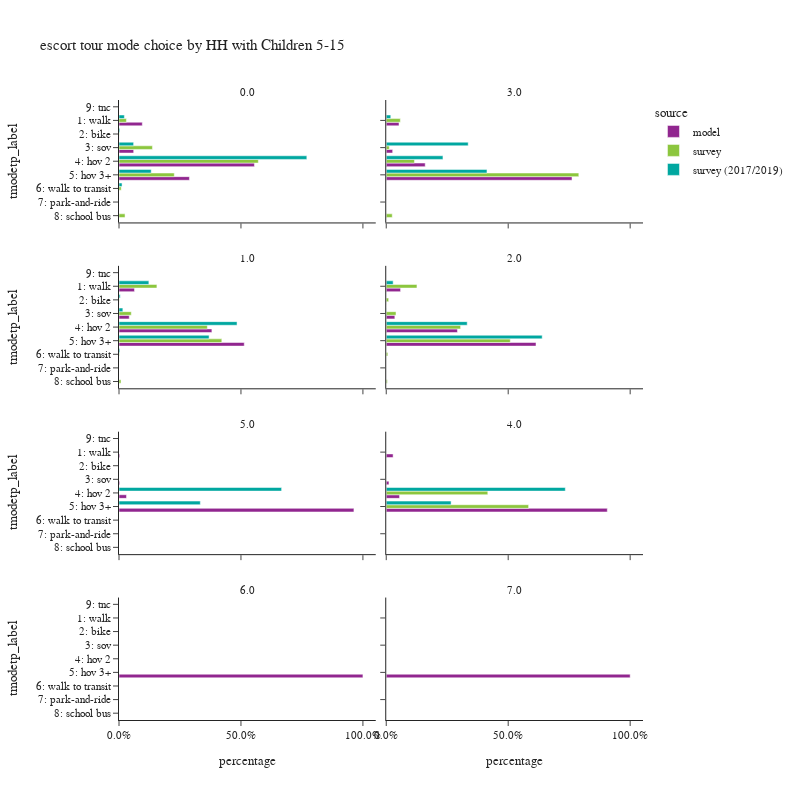

Notebook code for this chart:
### Code cell
plot_mode_choice(es_tour,
                 "hh515",
                 {
                  "tmodetp_label":["1: walk","2: bike","3: sov","4: hov 2","5: hov 3+","6: walk to transit",
                                   "7: park-and-ride","8: school bus","9: other–survey only"]},
                 "HH with Children 5-15",2,800)

### Figure 1 — Plotly figure (JSON) as saved in the notebook; plotly's stock layout.template omitted (floating-point values rounded to 4 significant figures)
{"data": [{"alignmentgroup": "True", "customdata": [[3070], [15], [1934], [17842], [9279]], "hovertemplate": "source=model<br>hh515=0.0<br>percentage=%{x}<br>tmodetp_label=%{y}<br>sample count=%{customdata[0]}<extra></extra>", "legendgroup": "model", "marker": {"color": "#91268F", "pattern": {"shape": ""}}, "name": "model", "offsetgroup": "model", "orientation": "h", "showlegend": true, "textposition": "auto", "type": "bar", "x": [0.09552, 0.0004667, 0.06017, 0.5551, 0.2887], "xaxis": "x7", "y": ["1: walk", "2: bike", "3: sov", "4: hov 2", "5: hov 3+"], "yaxis": "y7"}, {"alignmentgroup": "True", "customdata": [[195], [98], [595], [2837]], "hovertemplate": "source=model<br>hh515=3.0<br>percentage=%{x}<br>tmodetp_label=%{y}<br>sample count=%{customdata[0]}<extra></extra>", "legendgroup": "model", "marker": {"color": "#91268F", "pattern": {"shape": ""}}, "name": "model", "offsetgroup": "model", "orientation": "h", "showlegend": false, "textposition": "auto", "type": "bar", "x": [0.05235, 0.02631, 0.1597, 0.7616], "xaxis": "x8", "y": ["1: walk", "3: sov", "4: hov 2", "5: hov 3+"], "yaxis": "y8"}, {"alignmentgroup": "True", "customdata": [[1480], [8], [977], [8881], [11974]], "hovertemplate": "source=model<br>hh515=1.0<br>percentage=%{x}<br>tmodetp_label=%{y}<br>sample count=%{customdata[0]}<extra></extra>", "legendgroup": "model", "marker": {"color": "#91268F", "pattern": {"shape": ""}}, "name": "model", "offsetgroup": "model", "orientation": "h", "showlegend": false, "textposition": "auto", "type": "bar", "x": [0.06346, 0.0003431, 0.0419, 0.3808, 0.5135], "xaxis": "x5", "y": ["1: walk", "2: bike", "3: sov", "4: hov 2", "5: hov 3+"], "yaxis": "y5"}, {"alignmentgroup": "True", "customdata": [[854], [4], [513], [4250], [8940]], "hovertemplate": "source=model<br>hh515=2.0<br>percentage=%{x}<br>tmodetp_label=%{y}<br>sample count=%{customdata[0]}<extra></extra>", "legendgroup": "model", "marker": {"color": "#91268F", "pattern": {"shape": ""}}, "name": "model", "offsetgroup": "model", "orientation": "h", "showlegend": false, "textposition": "auto", "type": "bar", "x": [0.05865, 0.0002747, 0.03523, 0.2919, 0.614], "xaxis": "x6", "y": ["1: walk", "2: bike", "3: sov", "4: hov 2", "5: hov 3+"], "yaxis": "y6"}, {"alignmentgroup": "True", "customdata": [[1], [1], [10], [313]], "hovertemplate": "source=model<br>hh515=5.0<br>percentage=%{x}<br>tmodetp_label=%{y}<br>sample count=%{customdata[0]}<extra></extra>", "legendgroup": "model", "marker": {"color": "#91268F", "pattern": {"shape": ""}}, "name": "model", "offsetgroup": "model", "orientation": "h", "showlegend": false, "textposition": "auto", "type": "bar", "x": [0.003077, 0.003077, 0.03077, 0.9631], "xaxis": "x3", "y": ["1: walk", "3: sov", "4: hov 2", "5: hov 3+"], "yaxis": "y3"}, {"alignmentgroup": "True", "customdata": [[33], [13], [64], [1063]], "hovertemplate": "source=model<br>hh515=4.0<br>percentage=%{x}<br>tmodetp_label=%{y}<br>sample count=%{customdata[0]}<extra></extra>", "legendgroup": "model", "marker": {"color": "#91268F", "pattern": {"shape": ""}}, "name": "model", "offsetgroup": "model", "orientation": "h", "showlegend": false, "textposition": "auto", "type": "bar", "x": [0.02813, 0.01108, 0.05456, 0.9062], "xaxis": "x4", "y": ["1: walk", "3: sov", "4: hov 2", "5: hov 3+"], "yaxis": "y4"}, {"alignmentgroup": "True", "customdata": [[253]], "hovertemplate": "source=model<br>hh515=6.0<br>percentage=%{x}<br>tmodetp_label=%{y}<br>sample count=%{customdata[0]}<extra></extra>", "legendgroup": "model", "marker": {"color": "#91268F", "pattern": {"shape": ""}}, "name": "model", "offsetgroup": "model", "orientation": "h", "showlegend": false, "textposition": "auto", "type": "bar", "x": [1.0], "xaxis": "x", "y": ["5: hov 3+"], "yaxis": "y"}, {"alignmentgroup": "True", "customdata": [[11]], "hovertemplate": "source=model<br>hh515=7.0<br>percentage=%{x}<br>tmodetp_label=%{y}<br>sample count=%{customdata[0]}<extra></extra>", "legendgroup": "model", "marker": {"color": "#91268F", "pattern": {"shape": ""}}, "name": "model", "offsetgroup": "model", "orientation": "h", "showlegend": false, "textposition": "auto", "type": "bar", "x": [1.0], "xaxis": "x2", "y": ["5: hov 3+"], "yaxis": "y2"}, {"alignmentgroup": "True", "customdata": [[24], [6], [37], [172], [63], [8], [1]], "hovertemplate": "source=survey<br>hh515=0.0<br>percentage=%{x}<br>tmodetp_label=%{y}<br>sample count=%{customdata[0]}<extra></extra>", "legendgroup": "survey", "marker": {"color": "#8CC63E", "pattern": {"shape": ""}}, "name": "survey", "offsetgroup": "survey", "orientation": "h", "showlegend": true, "textposition": "auto", "type": "bar", "x": [0.03034, 0.001034, 0.137, 0.5712, 0.2266, 0.00901, 0.02478], "xaxis": "x7", "y": ["1: walk", "2: bike", "3: sov", "4: hov 2", "5: hov 3+", "6: walk to transit", "8: school bus"], "yaxis": "y7"}, {"alignmentgroup": "True", "customdata": [[3], [1], [6], [27], [1]], "hovertemplate": "source=survey<br>hh515=3.0<br>percentage=%{x}<br>tmodetp_label=%{y}<br>sample count=%{customdata[0]}<extra></extra>", "legendgroup": "survey", "marker": {"color": "#8CC63E", "pattern": {"shape": ""}}, "name": "survey", "offsetgroup": "survey", "orientation": "h", "showlegend": false, "textposition": "auto", "type": "bar", "x": [0.05779, 0.01251, 0.1156, 0.7895, 0.02459], "xaxis": "x8", "y": ["1: walk", "3: sov", "4: hov 2", "5: hov 3+", "8: school bus"], "yaxis": "y8"}, {"alignmentgroup": "True", "customdata": [[33], [3], [8], [77], [64], [2], [1]], "hovertemplate": "source=survey<br>hh515=1.0<br>percentage=%{x}<br>tmodetp_label=%{y}<br>sample count=%{customdata[0]}<extra></extra>", "legendgroup": "survey", "marker": {"color": "#8CC63E", "pattern": {"shape": ""}}, "name": "survey", "offsetgroup": "survey", "orientation": "h", "showlegend": false, "textposition": "auto", "type": "bar", "x": [0.1554, 0.0008336, 0.0504, 0.3621, 0.4215, 0.001549, 0.008179], "xaxis": "x5", "y": ["1: walk", "2: bike", "3: sov", "4: hov 2", "5: hov 3+", "6: walk to transit", "8: school bus"], "yaxis": "y5"}, {"alignmentgroup": "True", "customdata": [[28], [1], [4], [51], [102], [3], [3]], "hovertemplate": "source=survey<br>hh515=2.0<br>percentage=%{x}<br>tmodetp_label=%{y}<br>sample count=%{customdata[0]}<extra></extra>", "legendgroup": "survey", "marker": {"color": "#8CC63E", "pattern": {"shape": ""}}, "name": "survey", "offsetgroup": "survey", "orientation": "h", "showlegend": false, "textposition": "auto", "type": "bar", "x": [0.1259, 0.009819, 0.04005, 0.3049, 0.5085, 0.006488, 0.004352], "xaxis": "x6", "y": ["1: walk", "2: bike", "3: sov", "4: hov 2", "5: hov 3+", "6: walk to transit", "8: school bus"], "yaxis": "y6"}, {"alignmentgroup": "True", "customdata": [[4], [10]], "hovertemplate": "source=survey<br>hh515=4.0<br>percentage=%{x}<br>tmodetp_label=%{y}<br>sample count=%{customdata[0]}<extra></extra>", "legendgroup": "survey", "marker": {"color": "#8CC63E", "pattern": {"shape": ""}}, "name": "survey", "offsetgroup": "survey", "orientation": "h", "showlegend": false, "textposition": "auto", "type": "bar", "x": [0.4163, 0.5837], "xaxis": "x4", "y": ["4: hov 2", "5: hov 3+"], "yaxis": "y4"}, {"alignmentgroup": "True", "customdata": [[39], [5], [22], [172], [84], [7], [1]], "hovertemplate": "source=survey (2017/2019)<br>hh515=0.0<br>percentage=%{x}<br>tmodetp_label=%{y}<br>sample count=%{customdata[0]}<extra></extra>", "legendgroup": "survey (2017/2019)", "marker": {"color": "#00A7A0", "pattern": {"shape": ""}}, "name": "survey (2017/2019)", "offsetgroup": "survey (2017/2019)", "orientation": "h", "showlegend": true, "textposition": "auto", "type": "bar", "x": [0.022, 0.003346, 0.0599, 0.77, 0.132, 0.01251, 0.0001936], "xaxis": "x7", "y": ["1: walk", "2: bike", "3: sov", "4: hov 2", "5: hov 3+", "6: walk to transit", "9: tnc"], "yaxis": "y7"}, {"alignmentgroup": "True", "customdata": [[5], [2], [12], [20]], "hovertemplate": "source=survey (2017/2019)<br>hh515=3.0<br>percentage=%{x}<br>tmodetp_label=%{y}<br>sample count=%{customdata[0]}<extra></extra>", "legendgroup": "survey (2017/2019)", "marker": {"color": "#00A7A0", "pattern": {"shape": ""}}, "name": "survey (2017/2019)", "offsetgroup": "survey (2017/2019)", "orientation": "h", "showlegend": false, "textposition": "auto", "type": "bar", "x": [0.01854, 0.336, 0.2325, 0.413], "xaxis": "x8", "y": ["1: walk", "3: sov", "4: hov 2", "5: hov 3+"], "yaxis": "y8"}, {"alignmentgroup": "True", "customdata": [[36], [3], [3], [101], [96], [6]], "hovertemplate": "source=survey (2017/2019)<br>hh515=1.0<br>percentage=%{x}<br>tmodetp_label=%{y}<br>sample count=%{customdata[0]}<extra></extra>", "legendgroup": "survey (2017/2019)", "marker": {"color": "#00A7A0", "pattern": {"shape": ""}}, "name": "survey (2017/2019)", "offsetgroup": "survey (2017/2019)", "orientation": "h", "showlegend": false, "textposition": "auto", "type": "bar", "x": [0.1224, 0.005003, 0.01577, 0.4839, 0.3693, 0.003522], "xaxis": "x5", "y": ["1: walk", "2: bike", "3: sov", "4: hov 2", "5: hov 3+", "6: walk to transit"], "yaxis": "y5"}, {"alignmentgroup": "True", "customdata": [[19], [2], [66], [89]], "hovertemplate": "source=survey (2017/2019)<br>hh515=2.0<br>percentage=%{x}<br>tmodetp_label=%{y}<br>sample count=%{customdata[0]}<extra></extra>", "legendgroup": "survey (2017/2019)", "marker": {"color": "#00A7A0", "pattern": {"shape": ""}}, "name": "survey (2017/2019)", "offsetgroup": "survey (2017/2019)", "orientation": "h", "showlegend": false, "textposition": "auto", "type": "bar", "x": [0.02832, 0.0004989, 0.3319, 0.6393], "xaxis": "x6", "y": ["1: walk", "3: sov", "4: hov 2", "5: hov 3+"], "yaxis": "y6"}, {"alignmentgroup": "True", "customdata": [[2], [1]], "hovertemplate": "source=survey (2017/2019)<br>hh515=5.0<br>percentage=%{x}<br>tmodetp_label=%{y}<br>sample count=%{customdata[0]}<extra></extra>", "legendgroup": "survey (2017/2019)", "marker": {"color": "#00A7A0", "pattern": {"shape": ""}}, "name": "survey (2017/2019)", "offsetgroup": "survey (2017/2019)", "orientation": "h", "showlegend": false, "textposition": "auto", "type": "bar", "x": [0.6667, 0.3333], "xaxis": "x3", "y": ["4: hov 2", "5: hov 3+"], "yaxis": "y3"}, {"alignmentgroup": "True", "customdata": [[2], [2]], "hovertemplate": "source=survey (2017/2019)<br>hh515=4.0<br>percentage=%{x}<br>tmodetp_label=%{y}<br>sample count=%{customdata[0]}<extra></extra>", "legendgroup": "survey (2017/2019)", "marker": {"color": "#00A7A0", "pattern": {"shape": ""}}, "name": "survey (2017/2019)", "offsetgroup": "survey (2017/2019)", "orientation": "h", "showlegend": false, "textposition": "auto", "type": "bar", "x": [0.7341, 0.2659], "xaxis": "x4", "y": ["4: hov 2", "5: hov 3+"], "yaxis": "y4"}], "layout": {"annotations": [{"font": {}, "showarrow": false, "text": "6.0", "x": 0.245, "xanchor": "center", "xref": "paper", "y": 0.1975, "yanchor": "bottom", "yref": "paper"}, {"font": {}, "showarrow": false, "text": "7.0", "x": 0.755, "xanchor": "center", "xref": "paper", "y": 0.1975, "yanchor": "bottom", "yref": "paper"}, {"font": {}, "showarrow": false, "text": "5.0", "x": 0.245, "xanchor": "center", "xref": "paper", "y": 0.465, "yanchor": "bottom", "yref": "paper"}, {"font": {}, "showarrow": false, "text": "4.0", "x": 0.755, "xanchor": "center", "xref": "paper", "y": 0.465, "yanchor": "bottom", "yref": "paper"}, {"font": {}, "showarrow": false, "text": "1.0", "x": 0.245, "xanchor": "center", "xref": "paper", "y": 0.7325, "yanchor": "bottom", "yref": "paper"}, {"font": {}, "showarrow": false, "text": "2.0", "x": 0.755, "xanchor": "center", "xref": "paper", "y": 0.7325, "yanchor": "bottom", "yref": "paper"}, {"font": {}, "showarrow": false, "text": "0.0", "x": 0.245, "xanchor": "center", "xref": "paper", "y": 1.0, "yanchor": "bottom", "yref": "paper"}, {"font": {}, "showarrow": false, "text": "3.0", "x": 0.755, "xanchor": "center", "xref": "paper", "y": 1.0, "yanchor": "bottom", "yref": "paper"}], "barmode": "group", "height": 800, "legend": {"title": {"text": "source"}, "tracegroupgap": 0}, "title": {"text": "escort tour mode choice by HH with Children 5-15"}, "width": 800, "xaxis": {"anchor": "y", "domain": [0.0, 0.49], "tickformat": ".1%", "title": {"text": "percentage"}}, "xaxis2": {"anchor": "y2", "domain": [0.51, 1.0], "matches": "x", "tickformat": ".1%", "title": {"text": "percentage"}}, "xaxis3": {"anchor": "y3", "domain": [0.0, 0.49], "matches": "x", "showticklabels": false, "tickformat": ".1%"}, "xaxis4": {"anchor": "y4", "domain": [0.51, 1.0], "matches": "x", "showticklabels": false, "tickformat": ".1%"}, "xaxis5": {"anchor": "y5", "domain": [0.0, 0.49], "matches": "x", "showticklabels": false, "tickformat": ".1%"}, "xaxis6": {"anchor": "y6", "domain": [0.51, 1.0], "matches": "x", "showticklabels": false, "tickformat": ".1%"}, "xaxis7": {"anchor": "y7", "domain": [0.0, 0.49], "matches": "x", "showticklabels": false, "tickformat": ".1%"}, "xaxis8": {"anchor": "y8", "domain": [0.51, 1.0], "matches": "x", "showticklabels": false, "tickformat": ".1%"}, "yaxis": {"anchor": "x", "categoryarray": ["9: other–survey only", "8: school bus", "7: park-and-ride", "6: walk to transit", "5: hov 3+", "4: hov 2", "3: sov", "2: bike", "1: walk"], "categoryorder": "array", "domain": [0.0, 0.1975], "title": {"text": "tmodetp_label"}}, "yaxis2": {"anchor": "x2", "domain": [0.0, 0.1975], "matches": "y", "showticklabels": false}, "yaxis3": {"anchor": "x3", "categoryarray": ["9: other–survey only", "8: school bus", "7: park-and-ride", "6: walk to transit", "5: hov 3+", "4: hov 2", "3: sov", "2: bike", "1: walk"], "categoryorder": "array", "domain": [0.2675, 0.465], "matches": "y", "title": {"text": "tmodetp_label"}}, "yaxis4": {"anchor": "x4", "domain": [0.2675, 0.465], "matches": "y", "showticklabels": false}, "yaxis5": {"anchor": "x5", "categoryarray": ["9: other–survey only", "8: school bus", "7: park-and-ride", "6: walk to transit", "5: hov 3+", "4: hov 2", "3: sov", "2: bike", "1: walk"], "categoryorder": "array", "domain": [0.535, 0.7325], "matches": "y", "title": {"text": "tmodetp_label"}}, "yaxis6": {"anchor": "x6", "domain": [0.535, 0.7325], "matches": "y", "showticklabels": false}, "yaxis7": {"anchor": "x7", "categoryarray": ["9: other–survey only", "8: school bus", "7: park-and-ride", "6: walk to transit", "5: hov 3+", "4: hov 2", "3: sov", "2: bike", "1: walk"], "categoryorder": "array", "domain": [0.8025, 1.0], "matches": "y", "title": {"text": "tmodetp_label"}}, "yaxis8": {"anchor": "x8", "domain": [0.8025, 1.0], "matches": "y", "showticklabels": false}}}
